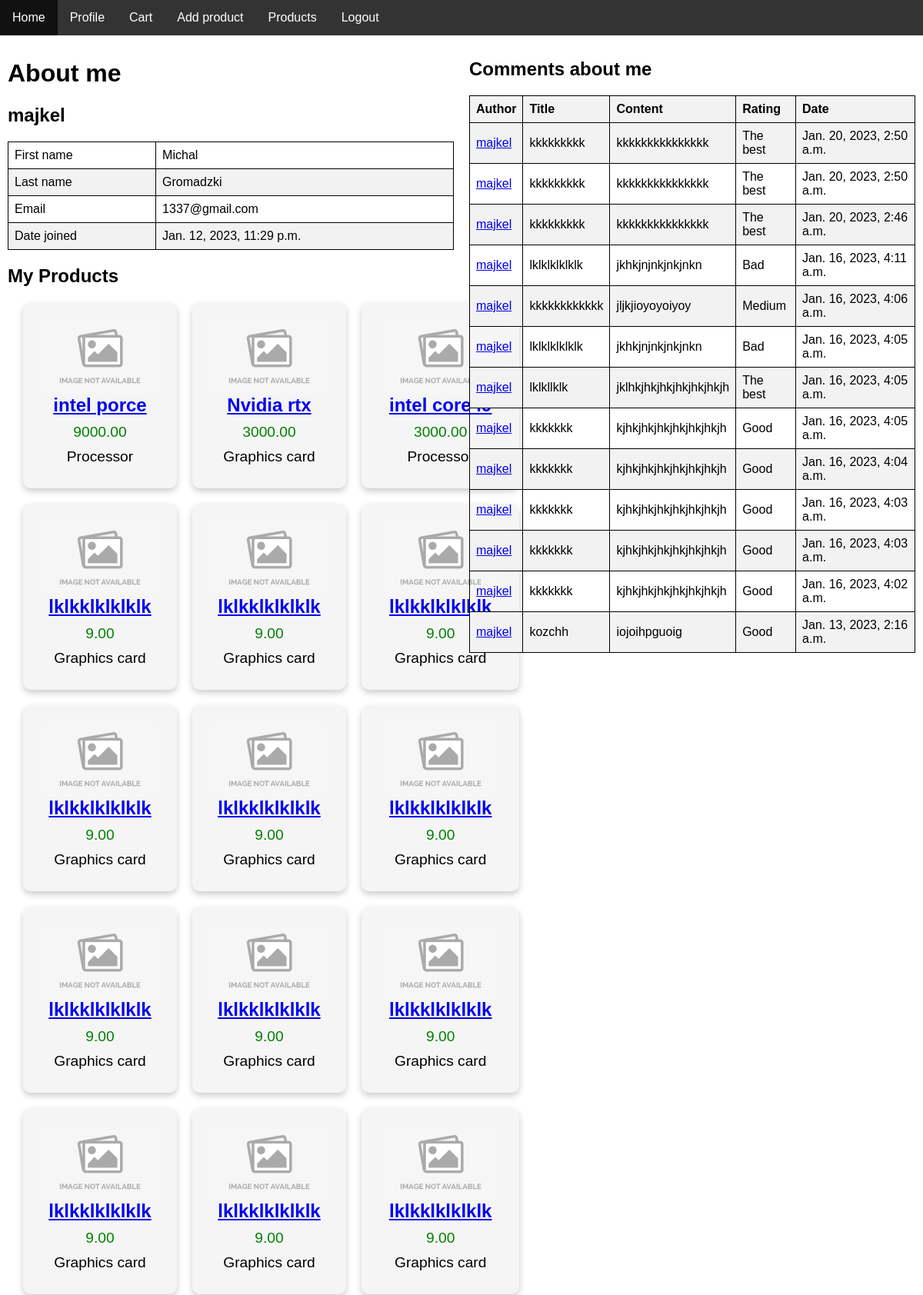
The app's page /shop/user/majkel/ (signed in, upper part) with its own data.
### shop/models.py (models this page shows, shortened)
class Product(models.Model):
    class ProductType(models.TextChoices):
        GPU = 'GPU', 'Graphics card'
        CPU = 'CPU', 'Processor'
        RAM = 'RAM', 'Random-access memory'
        MB = 'MB', 'Motherboard'
        FAN = 'FAN', 'Cooling Fan'
        PU = 'PU', 'Power supply unit'
    class ConditionType(models.TextChoices):
        BNEW = 'BNEW', 'Brand new'
        NEW = 'NEW', 'New'
        USED_GC = 'USED_GC', 'Used - Good condition'
        USED_PC = 'USED_PC', 'Used - Poor condition'
        BROKEN = 'Broken', 'Broken'
    user = models.ForeignKey(User, on_delete=models.CASCADE)
    name = models.CharField(max_length=128)
    type = models.CharField(choices=ProductType.choices, max_length=32)
    description = models.TextField(max_length=2000)
    image = models.ImageField(blank=True, upload_to="static/images/")
    price = MoneyField(decimal_places=2, default=0, default_currency='PLN', max_digits=7)
    weight = MeasurementField(measurement=Weight, default=0, max_length=6)
    condition = models.CharField(choices=ConditionType.choices, max_length=32)
    available_num = models.IntegerField(validators=[MinValueValidator(0)])
    available_from = models.DateTimeField()
    def get_type(self):
        return self.ProductType[self.type].label

class Comment(models.Model):
    user = models.ForeignKey(User, on_delete=models.CASCADE)
    author = models.ForeignKey(User, on_delete=models.CASCADE, related_name="commentauthor")
    title = models.CharField(max_length=128)
    content = models.TextField(max_length=2000)
    rating = models.CharField(choices=RatingType.choices, max_length=32)
    pub_date = models.DateTimeField()
    def get_rating(self):
        return RatingType[self.rating].label

### shop/views.py (the view, shortened to what this page needs)
# urls.py: path('user/<str:username>/', views.user_view, name='user'),
@login_required(login_url='http://127.0.0.1:8000/shop/login/')
def user_view(request, username):
    user = User.objects.get(username=username)
    active_user = request.user
    products = Product.objects.filter(user=user).order_by('-price')
    comments = Comment.objects.filter(user=user).order_by('-pub_date')
    form = AddCommentForm()
    context = {'list_of_products': products, 'list_of_comments': comments, 'form': form, 'user': user}
    return render(request, 'user.html', context=context)

### templates/user.html (shortened to what this page needs)
<!DOCTYPE html>
<html lang="en">
<head>
    {% load static %}
    <link rel="stylesheet" href="{% static "styles/style_user.css" %}">
</head>
<body>
<div id="nav">
    {% include "navigation.html" with request=request %}
</div>
<div id="row">
    <div class="column">
        <h1>About me</h1>
        <h2>{{ user.username }}</h2>
        <table>
            <tr>
                <td>First name</td>
                <td>{{ user.first_name }}</td>
            </tr>
            <tr>
                <td>Last name</td>
                <td>{{ user.last_name }}</td>
            </tr>
            <tr>
                <td>Email</td>
                <td>{{ user.email }}</td>
            </tr>
            <tr>
                <td>Date joined</td>
                <td>{{ user.date_joined }}</td>
            </tr>
        </table>
        {% if list_of_products|length > 0 %}
        <h2>My Products</h2>
        <div class="product-grid">
        {% for product in list_of_products %}
            <div class="product-card">
                {% if product.image %}
                    <img src="../../../{{ product.image }}" alt="{{ product.name }}">
                {% else %}
                    <img src="../../../static/images/no-image-available-icon-6.png" alt="{{ product.name }}">
                {% endif %}
                <h3><a href="http://127.0.0.1:8000/shop/product/{{ product.id }}">{{ product.name }}</a></h3>
                <div class="price">{{ product.price }}</div>
                <div class="type">{{ product.get_type }}</div>
            </div>
        {% endfor %}
    </div>
    {% endif %}
    </div>
    <div class="column">
        {% if list_of_comments|length > 0 %}
        <h2>Comments about me</h2>
            <table>
                <tr>
                    <th>Author</th>
                    <th>Title</th>
                    <th>Content</th>
                    <th>Rating</th>
                    <th>Date</th>
                </tr>
                {% for comment in list_of_comments %}
                    <tr>
                        <td><a href="http://127.0.0.1:8000/shop/user/{{ comment.author }}">{{ comment.author }}</a></td>
                        <td>{{ comment.title }}</td>
                        <td>{{ comment.content }}</td>
                        <td>{{ comment.get_rating }}</td>
                        <td>{{ comment.pub_date }}</td>
                    </tr>
                {% endfor %}
            </table>
    {% endif %}
    </div>
</div>
</body>
</html>

### static/styles/style_user.css (style rules this page uses)
body { font-family: Arial, sans-serif; margin: 0; padding: 0; }
* { box-sizing: border-box; }
.column { float: left; width: 50%; padding: 10px; height: 300px; }
.product-grid { display: grid; grid-template-columns: repeat(3, 1fr); grid-template-rows: repeat(4, 1fr); grid-gap: 20px; margin: 20px; }
.product-card { background-color: #f5f5f5; padding: 20px; border-radius: 10px; box-shadow: 0 4px 8px 0 rgba(0, 0, 0, 0.2); transition: all 0.3s; }
.product-card img { border-radius: 10px 10px 0 0; width: auto; height: 100px; margin-left: auto; margin-right: auto; display: block; }
.product-card h3 { margin-top: 0; margin-bottom: 10px; font-size: 1.5em; text-align: center; }
.product-card .price { font-size: 1.2em; color: green; text-align: center; margin-bottom: 10px; }
.product-card .type { font-size: 1.2em; text-align: center; margin-bottom: 10px; }
table { border-collapse: collapse; width: 100%; }
th, td { border: 1px solid black; padding: 8px; }
th { text-align: left; background-color: #f2f2f2; }
tr:nth-child(even):not(:empty) { background-color: #f2f2f2; }

### records on screen
Product: name "intel porce", price "9000.00", get_type "Processor"
Product: name "Nvidia rtx", price "3000.00", get_type "Graphics card"
Product: name "intel core i9", price "3000.00", get_type "Processor"
Product: name "lklkklklklklk", price "9.00", get_type "Graphics card"
Product: name "lklkklklklklk", price "9.00", get_type "Graphics card"
Product: name "lklkklklklklk", price "9.00", get_type "Graphics card"
Product: name "lklkklklklklk", price "9.00", get_type "Graphics card"
Product: name "lklkklklklklk", price "9.00", get_type "Graphics card"
Product: name "lklkklklklklk", price "9.00", get_type "Graphics card"
Product: name "lklkklklklklk", price "9.00", get_type "Graphics card"
Product: name "lklkklklklklk", price "9.00", get_type "Graphics card"
Product: name "lklkklklklklk", price "9.00", get_type "Graphics card"
Product: name "lklkklklklklk", price "9.00", get_type "Graphics card"
Product: name "lklkklklklklk", price "9.00", get_type "Graphics card"
Product: name "lklkklklklklk", price "9.00", get_type "Graphics card"
Comment: author "majkel", title "kkkkkkkkk", content "kkkkkkkkkkkkkkk", get_rating "The best", pub_date "Jan. 20, 2023, 2:50 a.m."
Comment: author "majkel", title "kkkkkkkkk", content "kkkkkkkkkkkkkkk", get_rating "The best", pub_date "Jan. 20, 2023, 2:50 a.m."
Comment: author "majkel", title "kkkkkkkkk", content "kkkkkkkkkkkkkkk", get_rating "The best", pub_date "Jan. 20, 2023, 2:46 a.m."
Comment: author "majkel", title "lklklklklklk", content "jkhkjnjnkjnkjnkn", get_rating "Bad", pub_date "Jan. 16, 2023, 4:11 a.m."
Comment: author "majkel", title "kkkkkkkkkkkk", content "jljkjioyoyoiyoy", get_rating "Medium", pub_date "Jan. 16, 2023, 4:06 a.m."
Comment: author "majkel", title "lklklklklklk", content "jkhkjnjnkjnkjnkn", get_rating "Bad", pub_date "Jan. 16, 2023, 4:05 a.m."
Comment: author "majkel", title "lklkllklk", content "jklhkjhkjhkjhkjhkjhkjh", get_rating "The best", pub_date "Jan. 16, 2023, 4:05 a.m."
Comment: author "majkel", title "kkkkkkk", content "kjhkjhkjhkjhkjhkjhkjh", get_rating "Good", pub_date "Jan. 16, 2023, 4:05 a.m."
Comment: author "majkel", title "kkkkkkk", content "kjhkjhkjhkjhkjhkjhkjh", get_rating "Good", pub_date "Jan. 16, 2023, 4:04 a.m."
Comment: author "majkel", title "kkkkkkk", content "kjhkjhkjhkjhkjhkjhkjh", get_rating "Good", pub_date "Jan. 16, 2023, 4:03 a.m."
Comment: author "majkel", title "kkkkkkk", content "kjhkjhkjhkjhkjhkjhkjh", get_rating "Good", pub_date "Jan. 16, 2023, 4:03 a.m."
Comment: author "majkel", title "kkkkkkk", content "kjhkjhkjhkjhkjhkjhkjh", get_rating "Good", pub_date "Jan. 16, 2023, 4:02 a.m."
Comment: author "majkel", title "kozchh", content "iojoihpguoig", get_rating "Good", pub_date "Jan. 13, 2023, 2:16 a.m."

### other values on screen
{{ user.username }} "majkel"
{{ user.first_name }} "Michal"
{{ user.last_name }} "Gromadzki"
{{ user.email }} "1337@gmail.com"
{{ user.date_joined }} "Jan. 12, 2023, 11:29 p.m."
